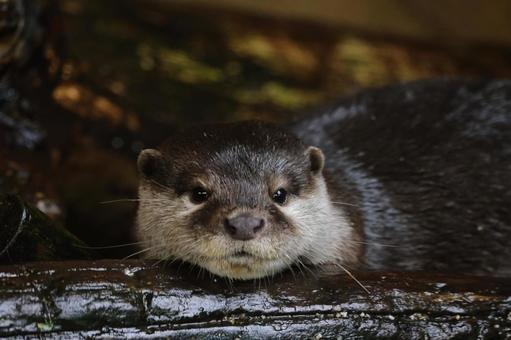
#> input picture chapter05/soodal.jpeg, 511 x 340 px
$ python light_trackbar.py
#> lines starting #> are read from the running program, lines starting #| are printed output that depends on the picture
import numpy as np
import cv2 as cv

def light_trackbar():
    src = cv.imread('soodal.jpeg',cv.IMREAD_GRAYSCALE)
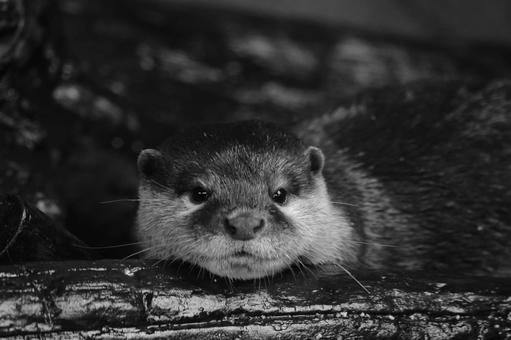
#> src: shape (340, 511); min 0, max 236, mean 47.7

    if src is None:
        print('Image load failed')
        return

    def update(pos):
        dst = cv.add(src,pos)
        cv.imshow('dst',dst)

    cv.namedWindow('output')
    cv.createTrackbar('trackbar','output',0 ,100 ,update)
#> slider 'trackbar' is set to 33
    update(0)

    cv.waitKey()
#> call 2 of update, with pos = 33
#> in update (call 2), `dst = cv.add(src,pos)`:
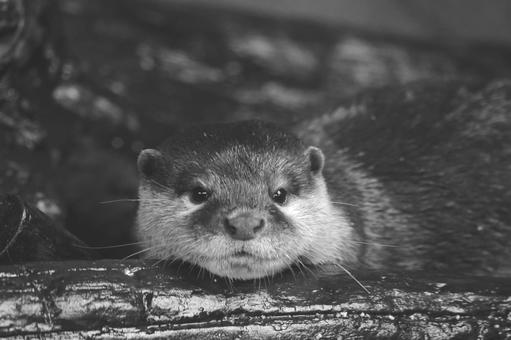
#> dst: shape (340, 511); min 33, max 255, mean 80.7
    cv.destroyAllWindows()

light_trackbar()
